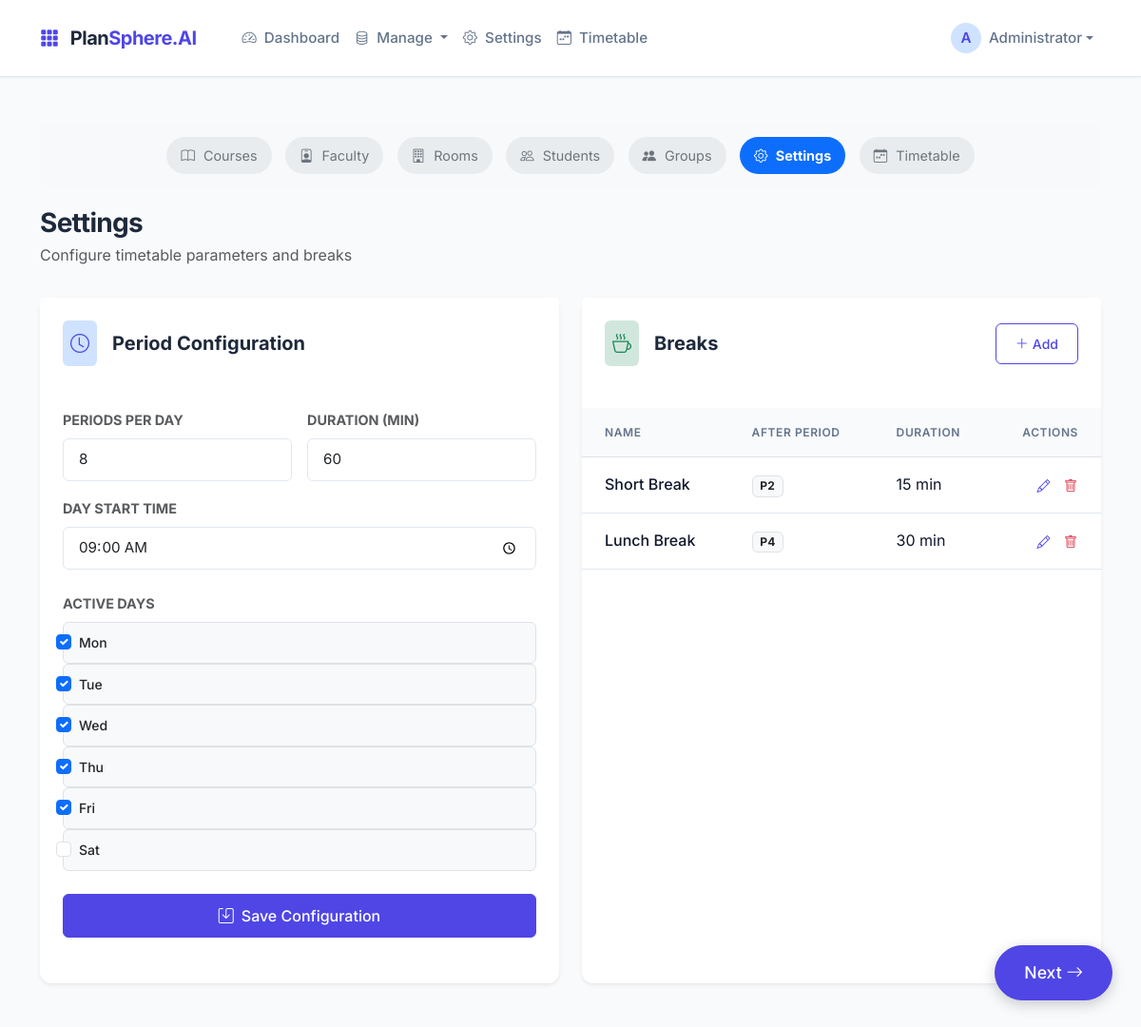
/settings (signed in), run on the app's committed database.
### models.py (models this page shows, shortened)
class User(db.Model):
    id = db.Column(db.Integer, primary_key=True)
    username = db.Column(db.String(80), unique=True, nullable=False)
    email = db.Column(db.String(120), unique=True, nullable=False)
    password_hash = db.Column(db.String(255), nullable=False)
    role = db.Column(db.String(20), nullable=False)  # admin, teacher, student
    name = db.Column(db.String(100), nullable=False)

class PeriodConfig(db.Model):
    id = db.Column(db.Integer, primary_key=True)
    periods_per_day = db.Column(db.Integer, nullable=False, default=8)
    period_duration_minutes = db.Column(db.Integer, nullable=False, default=60)
    day_start_time = db.Column(db.String(10), nullable=False, default='09:00')
    days_of_week = db.Column(db.Text, nullable=False, default='Monday,Tuesday,Wednesday,Thursday,Friday')  # comma-separated

class BreakConfig(db.Model):
    id = db.Column(db.Integer, primary_key=True)
    break_name = db.Column(db.String(50), nullable=False)  # e.g., "Lunch Break", "Short Break"
    after_period = db.Column(db.Integer, nullable=False)  # which period this break comes after
    duration_minutes = db.Column(db.Integer, nullable=False)
    order = db.Column(db.Integer, nullable=False)  # order of breaks in the day

### app_with_navigation.py (the view)
@app.route('/settings')
@admin_required
def settings():
    user = User.query.get(session['user_id'])
    period_config = PeriodConfig.query.first()
    breaks = BreakConfig.query.order_by(BreakConfig.after_period).all()
    days_list = [d.strip() for d in period_config.days_of_week.split(',')] if period_config else []
    return render_template('settings.html', period_config=period_config, breaks=breaks, days_list=days_list, user=user)

### app_with_navigation.py (called while the page is built, shortened)
@app.context_processor
def inject_next_page():
    try:
        path = request.path or '/'
    except RuntimeError:
        return {'next_page': None}
    navigation_order = ['/', '/courses', '/faculty', '/rooms', '/students', '/student-groups', '/settings', '/timetable']
    if path in navigation_order:
        idx = navigation_order.index(path)
        if idx < len(navigation_order) - 1:
            return {'next_page': navigation_order[idx + 1]}
        return {'next_page': None}

def admin_required(f):
    @wraps(f)
    def decorated_function(*args, **kwargs):
        if 'user_id' not in session:
            return redirect(url_for('login'))
        user = User.query.get(session['user_id'])
        if not user or user.role != 'admin':
            flash('Access denied. Admin privileges required.', 'danger')
            return redirect(url_for('index'))
        return f(*args, **kwargs)
    return decorated_function

### templates/settings.html (shortened to what this page needs)
{% extends "base.html" %}
{% block content %}
{% if user.role == 'admin' %}
<div class="progress-steps text-center">
    <span class="step"><i class="bi bi-book"></i> Courses</span>
    <span class="step"><i class="bi bi-person-badge"></i> Faculty</span>
    <span class="step"><i class="bi bi-building"></i> Rooms</span>
    <span class="step"><i class="bi bi-people"></i> Students</span>
    <span class="step"><i class="bi bi-people-fill"></i> Groups</span>
    <span class="step active"><i class="bi bi-gear"></i> Settings</span>
    <span class="step"><i class="bi bi-calendar-week"></i> Timetable</span>
</div>
{% endif %}
<div class="page-header">
    <div>
        <h2 class="page-title">Settings</h2>
        <p class="text-muted mb-0 mt-1">Configure timetable parameters and breaks</p>
    </div>
</div>
<div class="row g-4 settings-row">
    <div class="col-lg-6 settings-col">
        <div class="card border-0 shadow-sm h-100">
            <div class="card-header bg-white border-bottom-0 pt-4 px-4">
                <div class="d-flex align-items-center">
                    <div class="bg-primary-subtle text-primary rounded p-2 me-3">
                        <i class="bi bi-clock fs-5"></i>
                    </div>
                    <h5 class="card-title mb-0 fw-bold">Period Configuration</h5>
                </div>
            </div>
            <div class="card-body px-4 pb-4">
                <form id="periodConfigForm">
                    <div class="row g-3 mb-3">
                        <div class="col-md-6">
                            <label class="form-label small text-uppercase text-muted fw-bold">Periods Per Day</label>
                            <input type="number" class="form-control" name="periods_per_day"
                                   value="{{ period_config.periods_per_day if period_config else 8 }}"
                                   min="1" max="12" required>
                        </div>
                        <div class="col-md-6">
                            <label class="form-label small text-uppercase text-muted fw-bold">Duration (min)</label>
                            <input type="number" class="form-control" name="period_duration_minutes"
                                   value="{{ period_config.period_duration_minutes if period_config else 60 }}"
                                   min="30" max="120" required>
                        </div>
                    </div>
                    <div class="mb-4">
                        <label class="form-label small text-uppercase text-muted fw-bold">Day Start Time</label>
                        <input type="time" class="form-control" name="day_start_time"
                               value="{{ period_config.day_start_time if period_config else '09:00' }}" required>
                    </div>
                    <div class="mb-4">
                        <label class="form-label small text-uppercase text-muted fw-bold d-block mb-2">Active Days</label>
                        <div class="day-checkboxes">
                            {% for day in ['Monday', 'Tuesday', 'Wednesday', 'Thursday', 'Friday', 'Saturday'] %}
                            <div class="form-check bg-light rounded px-3 py-2 m-0 border">
                                <input class="form-check-input" type="checkbox" name="days" value="{{ day }}" id="day_{{ day }}"
                                       {% if period_config and day in period_config.days_of_week %}checked{% endif %}>
                                <label class="form-check-label small fw-medium" for="day_{{ day }}">{{ day[:3] }}</label>
                            </div>
                            {% endfor %}
                        </div>
                    </div>
                    <button type="button" class="btn btn-primary w-100" onclick="savePeriodConfig()">
                        <i class="bi bi-save me-2"></i>Save Configuration
                    </button>
                </form>
            </div>
        </div>
    </div>
    <div class="col-lg-6 settings-col">
        <div class="card border-0 shadow-sm h-100">
            <div class="card-header bg-white border-bottom-0 pt-4 px-4 d-flex justify-content-between align-items-center">
                <div class="d-flex align-items-center">
                    <div class="bg-success-subtle text-success rounded p-2 me-3">
                        <i class="bi bi-cup-hot fs-5"></i>
                    </div>
                    <h5 class="card-title mb-0 fw-bold">Breaks</h5>
                </div>
                <button class="btn btn-sm btn-outline-primary" data-bs-toggle="modal" data-bs-target="#addBreakModal">
                    <i class="bi bi-plus-lg me-1"></i>Add
                </button>
            </div>
            <div class="card-body px-0 pb-0">
                <div class="table-responsive">
                    <table class="table table-hover mb-0 align-middle">
                        <thead class="bg-light">
                            <tr>
                                <th class="ps-4">Name</th>
                                <th>After Period</th>
                                <th>Duration</th>
                                <th class="text-end pe-4">Actions</th>
                            </tr>
                        </thead>
                        <tbody>
                            {% for break_item in breaks %}
                            <tr>
                                <td class="ps-4 fw-medium">{{ break_item.break_name }}</td>
                                <td><span class="badge bg-light text-dark border">P{{ break_item.after_period }}</span></td>
                                <td>{{ break_item.duration_minutes }} min</td>
                                <td class="text-end pe-4">
                                    <button class="btn btn-sm btn-link text-primary p-0 me-2" onclick="editBreak('{{ break_item.id }}', '{{ break_item.break_name }}', '{{ break_item.after_period }}', '{{ break_item.duration_minutes }}')">
                                        <i class="bi bi-pencil"></i>
                                    </button>
                                    <button class="btn btn-sm btn-link text-danger p-0" onclick="deleteBreak('{{ break_item.id }}')">
                                        <i class="bi bi-trash"></i>
                                    </button>
                                </td>
                            </tr>
                            {% else %}
                            <tr>
                                <td colspan="4" class="text-center py-5 text-muted">
                                    <p class="mb-0 small">No breaks configured</p>
                                </td>
                            </tr>
                            {% endfor %}
                        </tbody>
                    </table>
                </div>
            </div>
        </div>
    </div>
</div>
{% endblock %}

### templates/base.html (shortened to what this page needs)
<!DOCTYPE html>
<html lang="en">
<head>
    <link href="https://cdn.jsdelivr.net/npm/bootstrap@5.3.2/dist/css/bootstrap.min.css" rel="stylesheet">
    <link rel="stylesheet" href="https://cdn.jsdelivr.net/npm/bootstrap-icons@1.11.1/font/bootstrap-icons.css">
</head>
<body>
    <nav class="navbar navbar-expand-lg sticky-top">
        <div class="container">
            <a class="navbar-brand" href="/">
                <i class="bi bi-grid-3x3-gap-fill text-primary me-2"></i>
                Plan<span class="text-primary">Sphere.AI</span>
            </a>
            <div class="collapse navbar-collapse" id="navbarNav">
                <ul class="navbar-nav me-auto ms-lg-4">
                    <li class="nav-item"><a class="nav-link" href="/"><i class="bi bi-speedometer2 me-1"></i> Dashboard</a></li>
                    {% if user and user.role == 'admin' %}
                    <li class="nav-item dropdown">
                        <a class="nav-link dropdown-toggle" href="#" data-bs-toggle="dropdown">
                            <i class="bi bi-database me-1"></i> Manage
                        </a>
                    </li>
                    <li class="nav-item"><a class="nav-link" href="/settings"><i class="bi bi-gear me-1"></i> Settings</a></li>
                    {% endif %}
                    <li class="nav-item"><a class="nav-link" href="/timetable"><i class="bi bi-calendar-week me-1"></i> Timetable</a></li>
                </ul>
                <ul class="navbar-nav align-items-center">
                    {% if user %}
                    <li class="nav-item dropdown">
                        <a class="nav-link dropdown-toggle d-flex align-items-center" href="#" data-bs-toggle="dropdown">
                            <div class="avatar bg-primary-subtle text-primary rounded-circle me-2 d-flex align-items-center justify-content-center" style="width: 32px; height: 32px; font-weight: 600;">
                                {{ user.name[0] }}
                            </div>
                            <span class="fw-medium">{{ user.name }}</span>
                        </a>
                    </li>
                    {% else %}
                    <li class="nav-item"><a class="btn btn-primary px-4" href="/login">Login</a></li>
                    {% endif %}
                </ul>
            </div>
        </div>
    </nav>
    <div class="container py-5">
        {% block content %}{% endblock %}
    </div>
    {% if next_page %}
    <div class="next-button-container">
        <a href="{{ next_page }}" class="btn btn-primary btn-lg next-button">
            Next <i class="bi bi-arrow-right"></i>
        </a>
    </div>
    {% endif %}
</body>
</html>

### templates/base.html (style rules this page uses)
:root { --primary: #1e293b; --primary-hover: #0f172a; --accent: #4f46e5; --accent-hover: #4338ca; --bg-body: #f8fafc; --surface: #ffffff; --text-main: #0f172a; --text-muted: #64748b; --border: #e2e8f0; --success: #10b981; --warning: #f59e0b; --danger: #ef4444; --radius-sm: 0.375rem; --radius-md: 0.75rem; --radius-lg: 1rem; --shadow-sm: 0 1px 2px 0 rgb(0 0 0 / 0.05); --shadow-md: 0 4px 6px -1px rgb(0 0 0 / 0.1), 0 2px 4px -2px rgb(0 0 0 / 0.1); --shadow-lg: 0 10px 15px -3px rgb(0 0 0 / 0.1), 0 4px 6px -4px rgb(0 0 0 / 0.1); }
body { font-family: 'Inter', sans-serif; background-color: var(--bg-body); color: var(--text-main); line-height: 1.6; -webkit-font-smoothing: antialiased; }
.navbar { background-color: var(--surface); border-bottom: 1px solid var(--border); padding: 1rem 0; box-shadow: var(--shadow-sm); }
.navbar-brand { font-weight: 700; color: var(--primary); font-size: 1.25rem; letter-spacing: -0.025em; }
.nav-link { color: var(--text-muted); font-weight: 500; font-size: 0.95rem; padding: 0.5rem 1rem; transition: all 0.2s ease; }
.card { background: var(--surface); border: 1px solid var(--border); border-radius: var(--radius-md); box-shadow: var(--shadow-sm); transition: transform 0.2s ease, box-shadow 0.2s ease; margin-bottom: 1.5rem; }
.card-header { background: transparent; border-bottom: 1px solid var(--border); padding: 1.25rem 1.5rem; font-weight: 600; color: var(--primary); }
.card-body { padding: 1.5rem; }
.btn { font-weight: 500; padding: 0.625rem 1.25rem; border-radius: var(--radius-sm); transition: all 0.2s ease; }
.btn-primary { background-color: var(--accent); border-color: var(--accent); }
.btn-outline-primary { color: var(--accent); border-color: var(--accent); }
.table { margin-bottom: 0; }
.table th { font-weight: 600; color: var(--text-muted); text-transform: uppercase; font-size: 0.75rem; letter-spacing: 0.05em; border-bottom-width: 1px; padding: 1rem 1.5rem; background-color: #f8fafc; }
.table td { padding: 1rem 1.5rem; vertical-align: middle; color: var(--text-main); border-bottom: 1px solid var(--border); }
.form-control, .form-select { border-color: var(--border); border-radius: var(--radius-sm); padding: 0.625rem 1rem; font-size: 0.95rem; }
.form-label { font-weight: 500; color: var(--text-main); margin-bottom: 0.5rem; font-size: 0.9rem; }
.text-primary { color: var(--accent) !important; }
.page-header { margin-bottom: 2rem; display: flex; justify-content: space-between; align-items: center; }
.page-title { font-size: 1.75rem; font-weight: 700; color: var(--primary); letter-spacing: -0.025em; margin: 0; }
.next-button-container { position: fixed; bottom: 30px; right: 30px; z-index: 1000; }
.next-button { padding: 15px 30px; font-size: 1.1rem; border-radius: 50px; box-shadow: 0 4px 15px rgba(0,0,0,0.2); transition: all 0.3s ease; }

### templates/settings.html (style rules this page uses)
.progress-steps { background: #f8f9fa; padding: 15px; border-radius: 8px; margin-bottom: 20px; }
.progress-steps .step { display: inline-block; padding: 8px 15px; margin: 0 5px; border-radius: 20px; background: #e9ecef; color: #6c757d; font-size: 0.9rem; transition: all 0.3s ease; }
.progress-steps .step.active { background: #0d6efd; color: white; font-weight: bold; }
.progress-steps .step i { margin-right: 5px; }

### data on the page
User: name "A", name "Administrator"
PeriodConfig: periods_per_day "8", period_duration_minutes "60", day_start_time "09:00", days_of_week "☑" "☑" "☑" "☑" "☑"
BreakConfig: break_name "Short Break", after_period "2", duration_minutes "15"
BreakConfig: break_name "Lunch Break", after_period "4", duration_minutes "30"

### other printed values
{{ day[:3] }} "Mon" "Tue" "Wed" "Thu" "Fri" "Sat"
